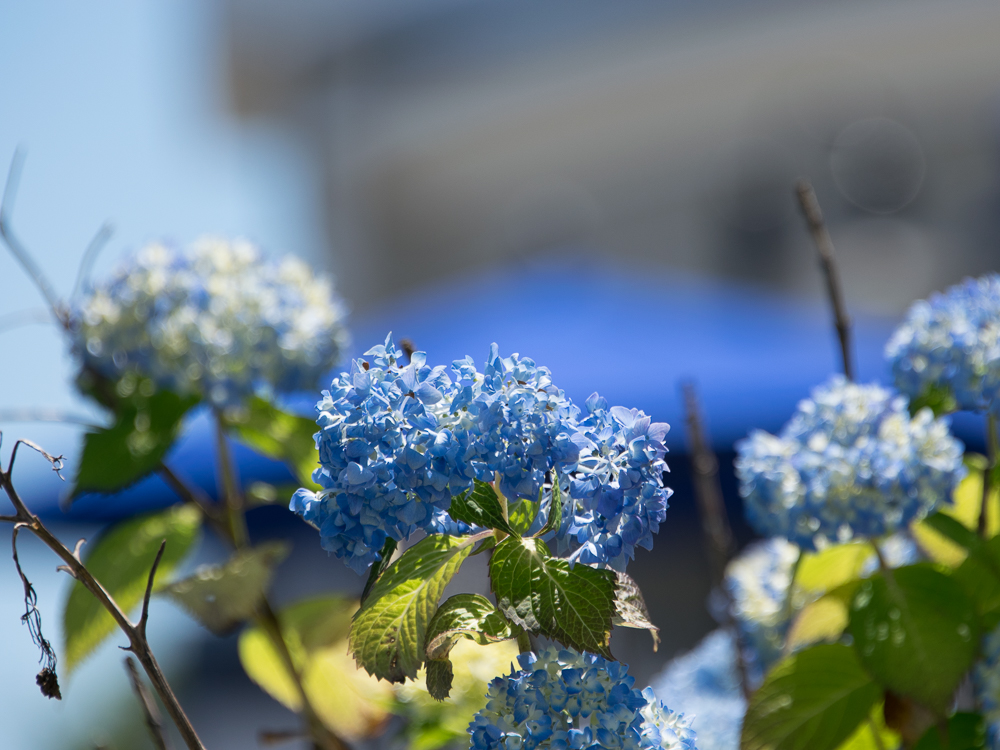
#> input picture images/blue-flowers.jpg, 1000 x 750 px
$ python 04_flipping.py --image ../../images/blue-flowers.jpg   (older library calls are emulated)
#> lines starting #> are read from the running program, lines starting #| are printed output that depends on the picture
#> further down, image is the input picture: shape (750, 1000, 3); mean B, G, R 130.9, 122.7, 104.8
### utils/__init__.py
import numpy as np
import cv2


# [17 lines left out: functions translate, rotate, not called in this run]


def resize(image, width=None, height=None, inter=cv2.INTER_AREA):
#> called with height = 200, inter = 3
    (h, w) = image.shape[:2]
#> h = 750; w = 1000
    aspect = w / h
#> aspect = 1.33

    if width is None and height is None:
        return image

    if width is not None:
        w = width
        h = width / aspect
    elif height is not None:
        w = height * aspect
#> w = 266.7
        h = height

    resized = cv2.resize(image, (int(w), int(h)), interpolation=inter)
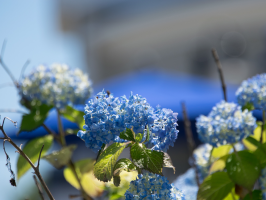
#> resized: shape (200, 266, 3); mean B, G, R 130.9, 122.7, 104.8

    return resized


def flip_h(image):
    return cv2.flip(image, 0)


def flip_v(image):
    return cv2.flip(image, 1)


def flip_hv(image):
    return cv2.flip(image, -1)


# [30 lines left out: functions auto_canny, is_cv2, is_cv3, check_opencv_version, not called in this run]

### 01_computer_vision_basics/04_basic_image_processing/04_flipping.py
import numpy as np
import argparse
import cv2
import utils

ap = argparse.ArgumentParser()
ap.add_argument("-i", "--image", required=True, help="Path to image file")
args = vars(ap.parse_args())

image = cv2.imread(args["image"])
# Resize so fits on screen
image = utils.resize(image, height=200)

(h, w) = image.shape[:2]
#> h = 200; w = 266

# Make canvas large enough for 2x2 of image
(canvasH, canvasW) = (h * 2, w * 2)
#> canvasH = 400; canvasW = 532
canvas = np.zeros((canvasH, canvasW, 3), dtype="uint8")

# Put original image in top left
canvas[0:h, 0:w] = image
# Flip vertically and put in top right
canvas[0:h, w:canvasW] = utils.flip_v(image)
#> in flip_v, `return cv2.flip(image, 1)`:
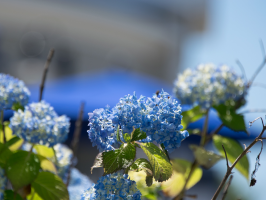
#> returned value: shape (200, 266, 3); mean of channels 0, 1, 2 130.9, 122.7, 104.8; drawn as B, G, R
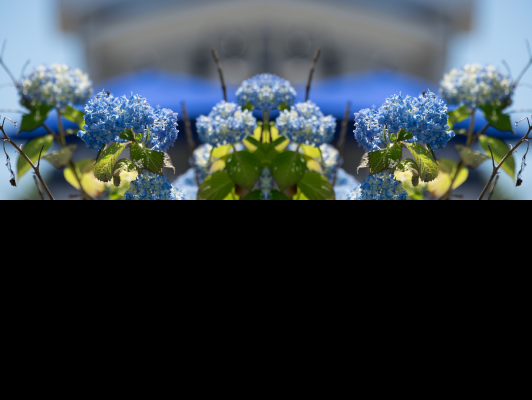
#> canvas: shape (400, 532, 3); mean B, G, R 65.4, 61.3, 52.4
# Flip horizontally and put in bottom left
canvas[h:canvasH, 0:w] = utils.flip_h(image)
#> in flip_h, `return cv2.flip(image, 0)`:
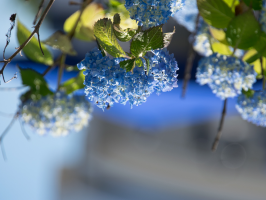
#> returned value: shape (200, 266, 3); mean of channels 0, 1, 2 130.9, 122.7, 104.8; drawn as B, G, R
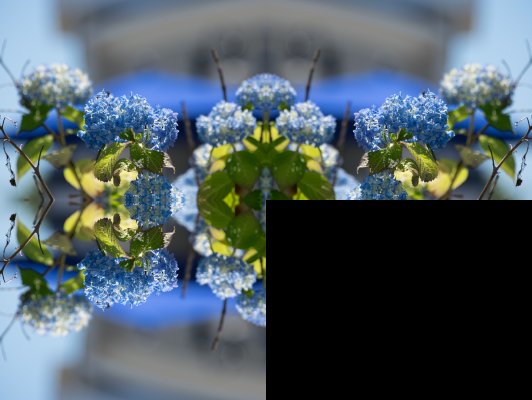
#> canvas: shape (400, 532, 3); mean B, G, R 98.2, 92, 78.6
# Flip horizontally and vertically and put in bottom right
canvas[h:canvasH, w:canvasW] = utils.flip_hv(image)
#> in flip_hv, `return cv2.flip(image, -1)`:
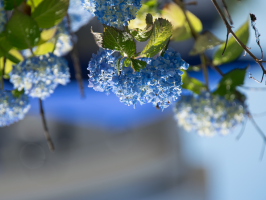
#> returned value: shape (200, 266, 3); mean of channels 0, 1, 2 130.9, 122.7, 104.8; drawn as B, G, R
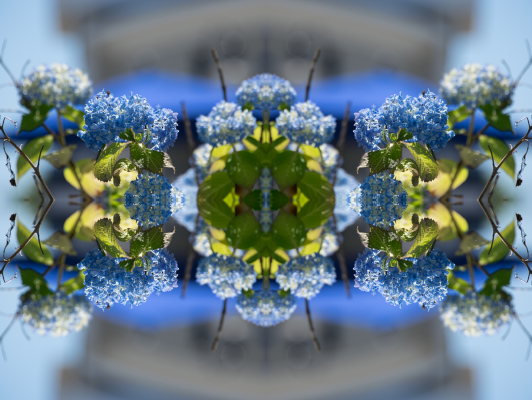
#> canvas: shape (400, 532, 3); mean B, G, R 130.9, 122.7, 104.8

cv2.imshow("Flipping", canvas)
cv2.waitKey(0)

$ run again, on images/white-flowers.jpg
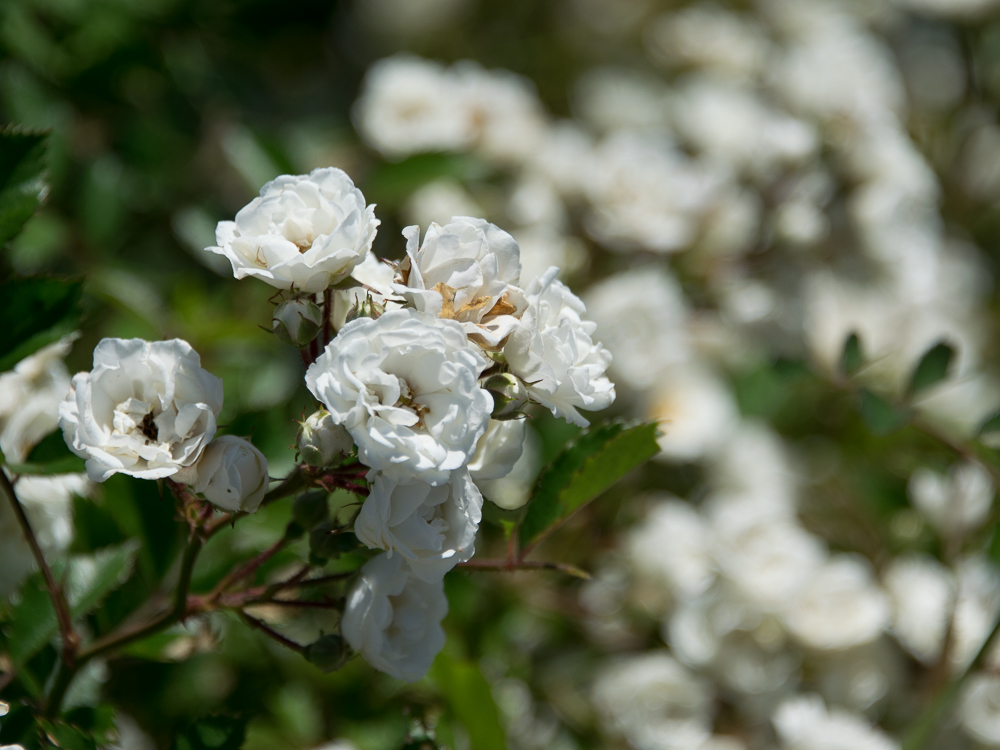
#> input picture images/white-flowers.jpg, 1000 x 750 px
#> image is the input picture: shape (750, 1000, 3); mean B, G, R 85.4, 108.1, 101.1
#> in flip_hv, `return cv2.flip(image, -1)`:
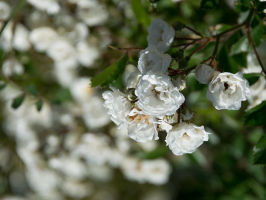
#> returned value: shape (200, 266, 3); mean of channels 0, 1, 2 85.3, 108.1, 101.1; drawn as B, G, R
#> `canvas[h:canvasH, w:canvasW] = utils.flip_hv(image)`:
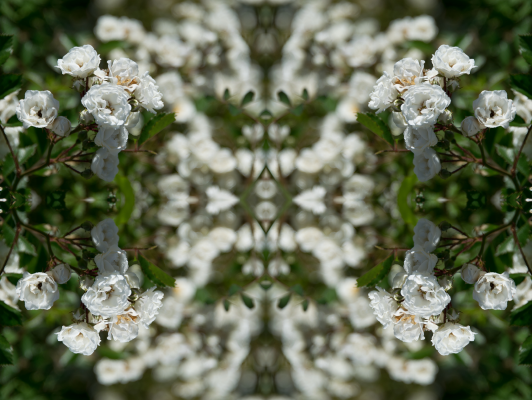
#> canvas: shape (400, 532, 3); mean B, G, R 85.3, 108.1, 101.1
